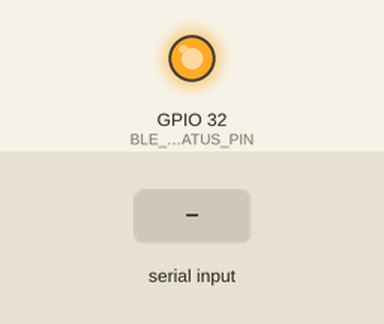
A program run on a simulated ESP32. On the bench: output pins drawn as LEDs (lit = HIGH). The inputs (shaded band) are chosen by the test bench. USB keyboard and mouse output is not drawn; what the program prints to the serial monitor is not drawn.

Above: at 1.2 s.
1.3 s: "ST,GS," received over the second serial link
Timing chart, 0 to 4.3 s (numbered marks = the images above; inputs shaded):
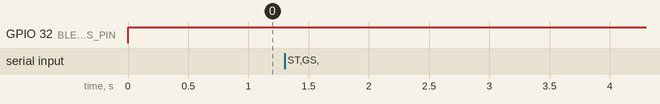

Measured:
- after the input at 1.3 s, every drawn part: stays the same

The program:

main.cpp
```cpp
#include "Arduino.h"
#include <BleKeyboard.h>

BleKeyboard bleKeyboard("Mini01_BLE");

#define RXD2 16 //16
#define TXD2 17  //17
#define BLE_STATUS_PIN 32

QueueHandle_t weightQueue = NULL;
String buffer = "";

// BLE task to send data
bool wasConnected = false;
void BLE_task(void *pvParameter) {
    bleKeyboard.begin();

    while (true) {
        if (bleKeyboard.isConnected()) {
            if (!wasConnected) {
                Serial.println("BLE connected.");
                wasConnected = true;
                digitalWrite(BLE_STATUS_PIN,HIGH);
            }

            String receivedValue;
            if (xQueueReceive(weightQueue, &receivedValue, portMAX_DELAY) == pdTRUE) {
                Serial.println("Sending via BLE: " + receivedValue);
                bleKeyboard.print(receivedValue);  // Send via BLE
            }
        } else {
            if (wasConnected) {
                Serial.println("BLE disconnected.");
                wasConnected = false;
                digitalWrite(BLE_STATUS_PIN,LOW);
            }
        }
        vTaskDelay(10 / portTICK_PERIOD_MS);
    }
}

void setup() {

  Serial.begin(115200);
  Serial2.begin(9600, SERIAL_8N1, RXD2, TXD2);

  pinMode(BLE_STATUS_PIN,OUTPUT);
  digitalWrite(BLE_STATUS_PIN,LOW);


    // Start BLE keyboard
    // bleKeyboard.begin();
    // Serial.println("BLE Keyboard initialized with security settings.");

    weightQueue = xQueueCreate(32, sizeof(String));

    xTaskCreatePinnedToCore(
        BLE_task,           // BLE task
        "BLE_keyboard",     // Task name
        4096,               // Stack size
        NULL,               // Parameter
        2,                  // Priority
        NULL,               // Task handle
        0                   // Core ID
    );
}

void loop() {
  // if (Serial2.available()) {
  while (Serial2.available()) {
    uint32_t decimalValue = Serial2.read();
    // Serial.println(decimalValue);
    if (decimalValue != 10 && decimalValue != 13) {  // Ignore newlines
      char asciiChar = (char)decimalValue;
      buffer += asciiChar;
      Serial.println(buffer + " length: " + String(buffer.length()));
      if (buffer.startsWith("ST,GS,") && buffer.length() >= 17) {
        Serial.println(buffer + " length: " + String(buffer.length()));
        String value = buffer.substring(7, 14);
        buffer = "";
        Serial.println("Value: " + value);

        // Send to BLE task
        xQueueSend(weightQueue, &value, portMAX_DELAY);
      }
    }
  }

  delay(100);
}

// #include "Arduino.h"
// #include <BleKeyboard.h>
// #include <HardwareSerial.h>

// BleKeyboard bleKeyboard("Mini01_BLE");

// #define RXD2   (20)
// #define TXD2   (21)

// HardwareSerial MySerial(0);

// QueueHandle_t weightQueue = NULL;
// String buffer = "";

// // BLE task to send data
// bool wasConnected = false;
// void BLE_task(void *pvParameter) {
//     bleKeyboard.begin();

//     while (true) {
//         if (bleKeyboard.isConnected()) {
//             if (!wasConnected) {
//                 Serial.println("BLE connected.");
//                 wasConnected = true;
//             }

//             String receivedValue;
//             if (xQueueReceive(weightQueue, &receivedValue, portMAX_DELAY) == pdTRUE) {
//                 Serial.println("Sending via BLE: " + receivedValue);
//                 bleKeyboard.print(receivedValue);  // Send via BLE
//             }
//         } else {
//             if (wasConnected) {
//                 Serial.println("BLE disconnected.");
//                 wasConnected = false;
//             }
//         }
//         vTaskDelay(10 / portTICK_PERIOD_MS);
//     }
// }

// void setup() {

//   Serial.begin(115200);
//   MySerial.begin( 9600, SERIAL_8N1, RXD2, TXD2 );


//     // Start BLE keyboard
//     // bleKeyboard.begin();
//     // Serial.println("BLE Keyboard initialized with security settings.");

//     weightQueue = xQueueCreate(32, sizeof(String));

//     xTaskCreatePinnedToCore(
//         BLE_task,           // BLE task
//         "BLE_keyboard",     // Task name
//         4096,               // Stack size
//         NULL,               // Parameter
//         2,                  // Priority
//         NULL,               // Task handle
//         0                   // Core ID
//     );
// }

// void loop() {
//   // if (Serial2.available()) {
//   while (MySerial.available()) {
//     uint32_t decimalValue = MySerial.read();
//     // Serial.println(decimalValue);
//     if (decimalValue != 10 && decimalValue != 13) {  // Ignore newlines
//       char asciiChar = (char)decimalValue;
//       buffer += asciiChar;
//       Serial.println(buffer + " length: " + String(buffer.length()));
//       if (buffer.startsWith("ST,GS,") && buffer.length() >= 17) {
//         Serial.println(buffer + " length: " + String(buffer.length()));
//         String value = buffer.substring(7, 14);
//         buffer = "";
//         Serial.println("Value: " + value);

//         // Send to BLE task
//         xQueueSend(weightQueue, &value, portMAX_DELAY);
//       }
//     }
//   }

//   delay(100);
// }
```
